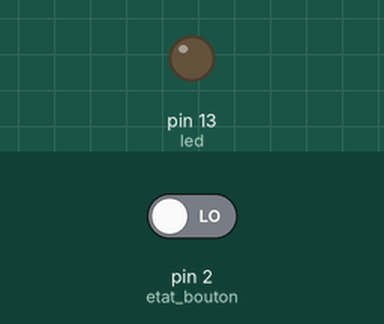
This sketch was run on a simulated Arduino Uno, built with avr-gcc and run on an emulated ATmega328P. Shown: output pins drawn as LEDs (lit = HIGH). Inputs (shaded band) come from the test bench; at power-on: pin 2 (etat_bouton) LOW.

Above: at 1.2 s.
1.3 s: pin 2 (etat_bouton) driven HIGH
At 2.3 s:
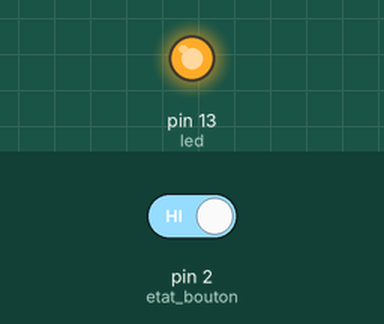
2.8 s: pin 2 (etat_bouton) driven LOW
At 3.4 s:
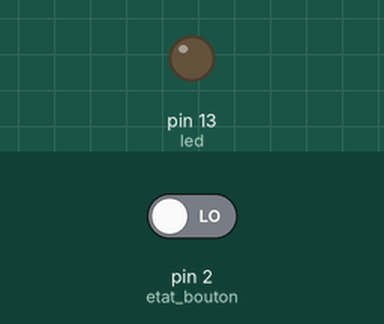
Timing chart, 0 to 5.8 s (numbered marks = the images above; inputs shaded):
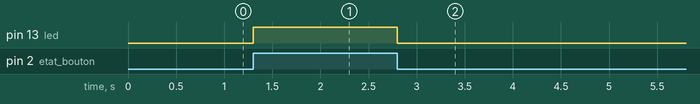

Measured:
- after the input at 1.3 s, pin 13 (led): LOW → HIGH at once
- after the input at 2.8 s, pin 13 (led): HIGH → LOW at once

The sketch:

bouton_poussoir_vers_LED.ino
```cpp
int led = 13; // la LED est branchée sur la broche 13
int etat_bouton = 2; // le bouton est branché sur le broche 2
int bouton; // variable qui accueillera l'etat du bouton


void setup() {

  pinMode(etat_bouton, INPUT); // Reglage de la broche du bouton en tant qu'entrée
  pinMode(led, OUTPUT); // Reglage de la broche qui acceille la LED en tant que sortie
}

void loop() {

  bouton = digitalRead(etat_bouton);

  if (bouton == HIGH) { // Compare la valeur bouton a la valeur HIGH pour voir si elles sont égales
    digitalWrite(led, HIGH); // Si la valeur et vérifiée (donc on appui) alors on exécute ce qui se situe dans le bloc dans les prèmieres accolades { ... }
  } else {
    digitalWrite(led, LOW); // Sinon on excecute ce qui se situe dans le bloc qui se situe juste apres le mot "else"
  }

}
```
